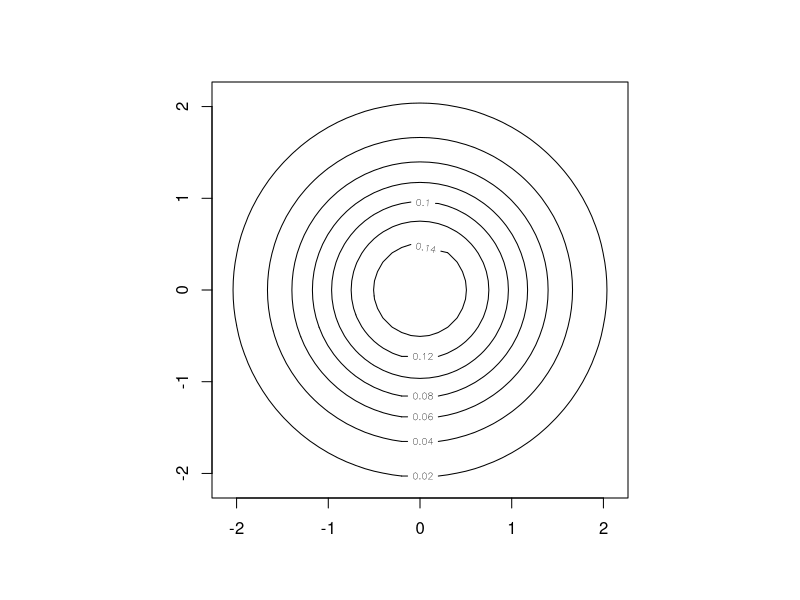

Generate this figure with R:
drawLines <- function(center, cv) {
  det <- det(cv)
  a <- cv[2, 2] / det
  b <- -cv[1, 2] / det
  c <- -cv[2, 1] / det
  d <- cv[1, 1] / det
  
  x0 <- center[1]
  y0 <- center[2]
  
  A <- d
  B <- a
  C <- -c -b
  D <- -2*d*x0 + y0*(c+b)
  E <- -2*a*y0 + x0*(c+b)
  F <- d*x0^2 + a*y0^2 + x0*y0*(-c-b)
  
  func <- function(x, y) {
    1 / (2*pi*sqrt(det)) * exp(-0.5 * (x^2*A + y^2*B + x*y*C + x*D + y*E + F))
  }
  
  X <- seq(-2-0.1, 2+0.1, 0.1)
  Y <- seq(-2-0.1, 2+0.1, 0.1)
  Z <- outer(X, Y, func)
  
  contour(X, Y, Z)
}

par(pty="s")
#par(pty="m")

#n = 2
#cent = (0; 0)
#cv = 1, 0
#     0, 1
#drawLines(c(0, 0), matrix(c(1, 0, 0, 0.4), 2, 2))
drawLines(c(0, 0), matrix(c(1, 0, 0, 1), 2, 2))
#drawLines(c(0, 0), matrix(c(1, 1, 0, 1), 2, 2))

